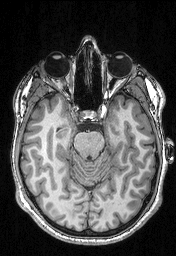
#> input picture tutorials/scientific_computing/t1.png, 176 x 256 px
$ jupyter execute --allow-errors 6-Images.ipynb   (shell and % lines are left out)
#> lines starting #> are read from the running program, lines starting #| are printed output that depends on the picture
# Images

## Matplotlib

<a href="https://matplotlib.org/">

</a>

```python
import matplotlib.pyplot as plt
```

[cell 1]
import numpy as np
import matplotlib.pyplot as plt

[cell 2]
random = (np.random.rand(2, 3) * 255).astype(np.uint8)
random

[cell 3]
plt.imshow(random, cmap='gray');

[cell 4]
plt.imshow(random)
plt.colorbar();
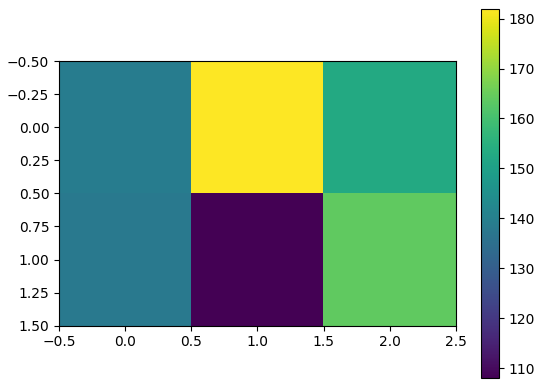
#> figure drawn by matplotlib, 2 panels

[cell 5]
ten_randoms = 10 * [random]
random_ten_times_horizontal = np.hstack(ten_randoms)
random_ten_times_vertical = np.vstack(ten_randoms)
_, axes = plt.subplots(1, 2)
axes[0].imshow(random_ten_times_horizontal)
axes[0].set_title('Horizontal stacking')
axes[1].imshow(random_ten_times_vertical)
axes[1].set_title('Vertical stacking');
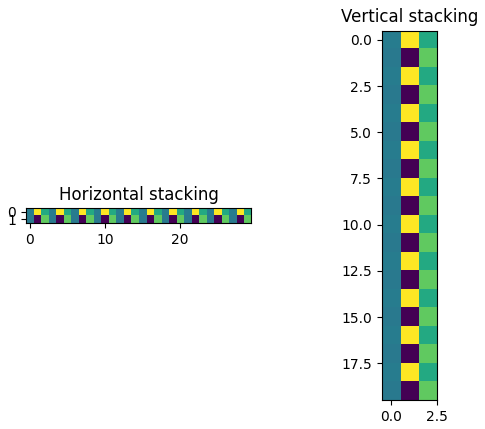
#> figure drawn by matplotlib, 2 panels

### Additive color mixing

[cell 6]
# Exercise for home: understand this cell
from itertools import product
pixels = list(product((0, 1), repeat=3))
print(pixels)

[cell 7]
pixels_image = np.array(pixels)[np.newaxis]
print(pixels_image.shape)
print(pixels_image)

[cell 8]
plt.imshow(pixels_image);
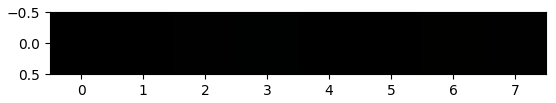
#> figure drawn by matplotlib, 1 panel

[cell 9]
pixels_255 = (pixels_image * 255).astype(np.uint8)
print(pixels_255.shape)
print(pixels_255)

[cell 10]
plt.imshow(pixels_255);
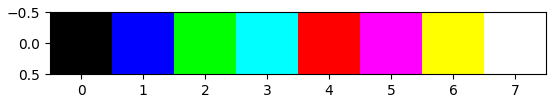
#> figure drawn by matplotlib, 1 panel

[cell 11]
face_path = 'face.jpg'

[cell 12]
import requests
url = 'https://thispersondoesnotexist.com/image'
#> (the rest of this cell did not finish here and is left out)

#> (a cell that did not finish here is left out)

[cell 14]
fig, axes = plt.subplots(2, 2, figsize=(10, 6))
#> (the rest of this cell did not finish here and is left out)

[cell 15]
fig, axes = plt.subplots(2, 2, figsize=(10, 6))
#> (the rest of this cell did not finish here and is left out)

#> (a cell that did not finish here is left out)

## Questions

## Colormaps, AKA lookup tables (LUTs)

- [How Bad Is Your Colormap? (Or, Why People Hate Jet – and You Should Too)](https://jakevdp.github.io/blog/2014/10/16/how-bad-is-your-colormap/)
- [The misuse of colour in science communication](https://www.nature.com/articles/s41467-020-19160-7)
- [How The Rainbow Color Map Misleads](https://eagereyes.org/basics/rainbow-color-map)
- [A dangerous rainbow: Why colormaps matter](https://blogs.mathworks.com/headlines/2018/10/10/a-dangerous-rainbow-why-colormaps-matter/)
- [No more rainbows!](https://agilescientific.com/blog/2017/12/14/no-more-rainbows)
- [Rainbow Colormaps – What are they good for? Absolutely nothing!](https://medvis.org/2012/08/21/rainbow-colormaps-what-are-they-good-for-absolutely-nothing/)
- [Using better colours in science](https://www.mn.uio.no/ceed/english/about/blog/2020/using-better-colours-in-science.html)
- [The unscientific colour map](https://www.fabiocrameri.ch/endrainbow/)

### Sequential colormaps

#### Yes:

From [Choosing Colormaps in Matplotlib](https://matplotlib.org/stable/tutorials/colors/colormaps.html)

#### No:

From [Choosing Colormaps in Matplotlib](https://matplotlib.org/stable/tutorials/colors/colormaps.html)

[cell 17]
_, axes = plt.subplots(2, 4, figsize=(10, 6))
#> (the rest of this cell did not finish here and is left out)

### Diverging colormaps

[cell 18]
t1 = plt.imread('t1.png')[..., 0].astype(float)
#> t1: shape (256, 176) float64; min 0, max 1, mean 0.303
t2 = plt.imread('t2.png')[..., 0].astype(float)
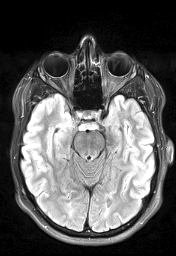
#> input picture tutorials/scientific_computing/t2.png, 176 x 256 px
#> t2: shape (256, 176) float64; min 0, max 1, mean 0.344
_, axes = plt.subplots(1, 2, figsize=(10, 6))
axes[0].imshow(t1, cmap='gray')
axes[1].imshow(t2, cmap='gray');

Let's compute and plot the difference

[cell 19]
diff = t1 - t2
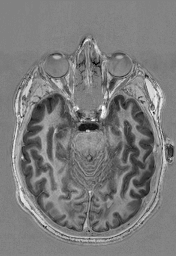
#> diff: shape (256, 176) float64; min -0.941, max 0.918, mean -0.0408; drawn with min black and max white

[cell 20]
_, axes = plt.subplots(1, 3, figsize=(10, 6))
axes[0].imshow(t1, cmap='gray')
axes[1].imshow(t2, cmap='gray')
im = axes[2].imshow(diff)
plt.colorbar(im, ax=axes[2])
plt.tight_layout()
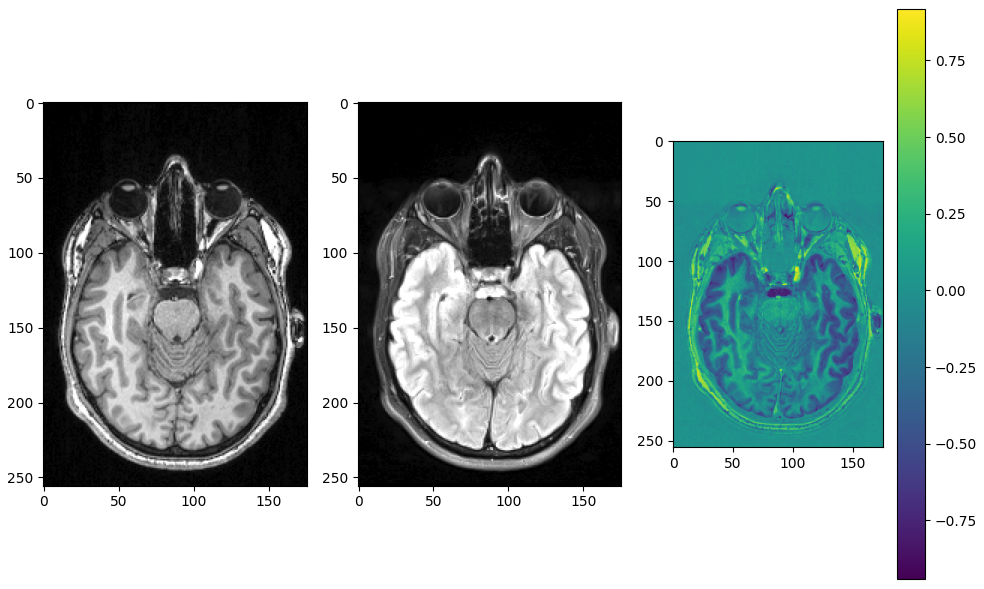
#> figure drawn by matplotlib, 4 panels

[cell 21]
_, axes = plt.subplots(1, 3, figsize=(10, 6))
axes[0].imshow(t1, cmap='gray')
axes[1].imshow(t2, cmap='gray')
im = axes[2].imshow(diff, cmap='RdBu_r')
plt.colorbar(im, ax=axes[2])
plt.tight_layout()
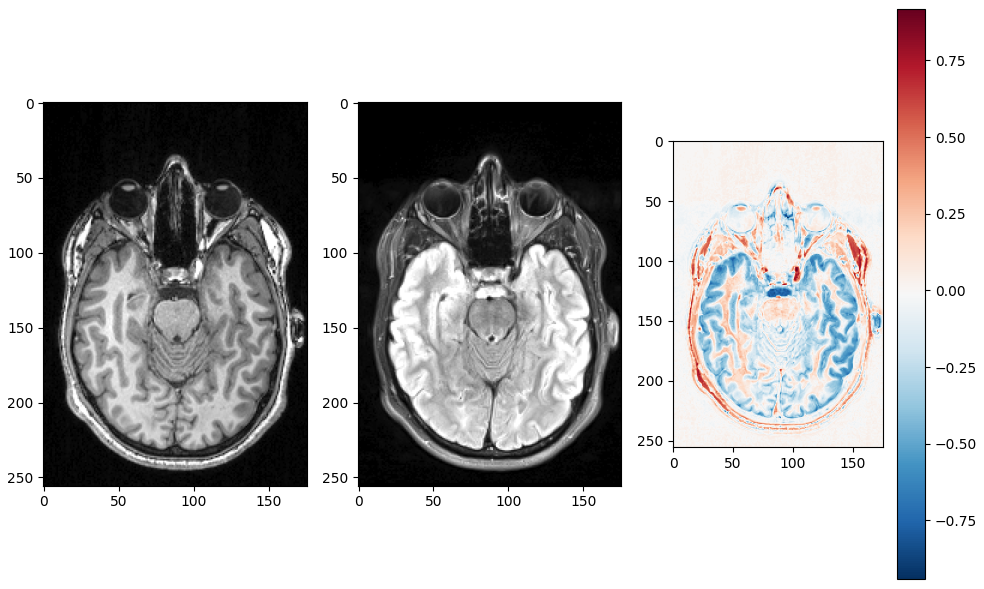
#> figure drawn by matplotlib, 4 panels

## Questions

## Pillow

```python
from PIL import Image
```

> _Pillow is the friendly PIL fork by Alex Clark and Contributors. **PIL is the Python Imaging Library** by Fredrik Lundh and Contributors._

[cell 22]
from PIL import Image
#> (the rest of this cell did not finish here and is left out)

[cell 23]
pixels_255_image = Image.fromarray(pixels_255)
pixels_255_image

[cell 24]
pixels_255_image.resize((900, 100))
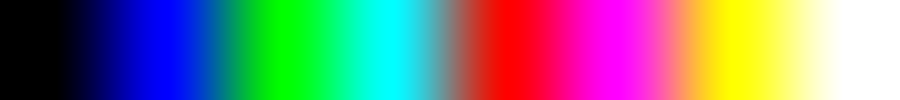
#> Out: PIL image 900x100 RGB; mean R, G, B 127.5, 127.5, 127.5

[cell 25]
pixels_255_image.resize((900, 100), resample=Image.NEAREST)
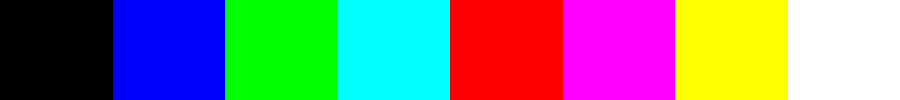
#> Out: PIL image 900x100 RGB; mean R, G, B 127.5, 127.5, 127.2
